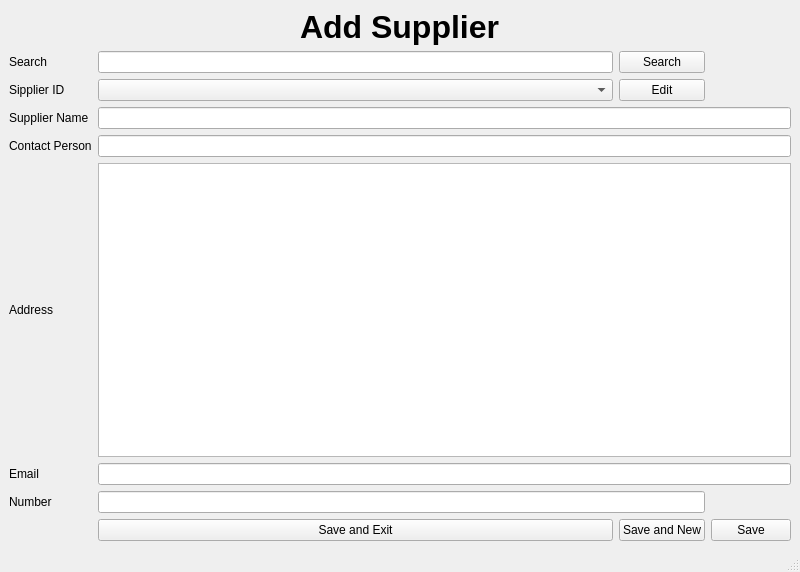
<?xml version="1.0" encoding="UTF-8"?>
<ui version="4.0">
 <class>MainWindow</class>
 <widget class="QMainWindow" name="MainWindow">
  <property name="geometry">
   <rect>
    <x>0</x>
    <y>0</y>
    <width>800</width>
    <height>572</height>
   </rect>
  </property>
  <property name="windowTitle">
   <string>Add Customer</string>
  </property>
  <widget class="QWidget" name="centralwidget">
   <layout class="QGridLayout" name="gridLayout">
    <item row="9" column="2">
     <widget class="QPushButton" name="save_n_new_btn">
      <property name="text">
       <string>Save and New</string>
      </property>
     </widget>
    </item>
    <item row="7" column="1" colspan="3">
     <widget class="QLineEdit" name="email_line_edit"/>
    </item>
    <item row="5" column="0">
     <widget class="QLabel" name="label_3">
      <property name="text">
       <string>Address</string>
      </property>
     </widget>
    </item>
    <item row="2" column="0">
     <widget class="QLabel" name="label">
      <property name="text">
       <string>Sipplier ID</string>
      </property>
     </widget>
    </item>
    <item row="0" column="0" colspan="4" alignment="Qt::AlignHCenter">
     <widget class="QLabel" name="label_8">
      <property name="font">
       <font>
        <pointsize>24</pointsize>
        <weight>75</weight>
        <bold>true</bold>
       </font>
      </property>
      <property name="text">
       <string>Add Supplier</string>
      </property>
     </widget>
    </item>
    <item row="4" column="1" colspan="3">
     <widget class="QLineEdit" name="contact_person_line_edit"/>
    </item>
    <item row="3" column="1" colspan="3">
     <widget class="QLineEdit" name="supplier_name_line_edit"/>
    </item>
    <item row="5" column="1" colspan="3">
     <widget class="QTextEdit" name="address_text_edit"/>
    </item>
    <item row="9" column="3">
     <widget class="QPushButton" name="save_btn">
      <property name="text">
       <string>Save</string>
      </property>
     </widget>
    </item>
    <item row="9" column="1">
     <widget class="QPushButton" name="save_n_exit_btn">
      <property name="text">
       <string>Save and Exit</string>
      </property>
     </widget>
    </item>
    <item row="8" column="1" colspan="2">
     <widget class="QLineEdit" name="number_line_edit"/>
    </item>
    <item row="3" column="0">
     <widget class="QLabel" name="label_2">
      <property name="text">
       <string>Supplier Name</string>
      </property>
     </widget>
    </item>
    <item row="4" column="0">
     <widget class="QLabel" name="label_4">
      <property name="text">
       <string>Contact Person</string>
      </property>
     </widget>
    </item>
    <item row="7" column="0">
     <widget class="QLabel" name="label_6">
      <property name="text">
       <string>Email</string>
      </property>
     </widget>
    </item>
    <item row="8" column="0">
     <widget class="QLabel" name="label_9">
      <property name="text">
       <string>Number</string>
      </property>
     </widget>
    </item>
    <item row="1" column="0">
     <widget class="QLabel" name="label_5">
      <property name="text">
       <string>Search</string>
      </property>
     </widget>
    </item>
    <item row="1" column="1">
     <widget class="QLineEdit" name="search"/>
    </item>
    <item row="1" column="2">
     <widget class="QPushButton" name="search_btn">
      <property name="text">
       <string>Search</string>
      </property>
     </widget>
    </item>
    <item row="2" column="1">
     <widget class="QComboBox" name="id"/>
    </item>
    <item row="2" column="2">
     <widget class="QPushButton" name="edit_btn">
      <property name="text">
       <string>Edit</string>
      </property>
     </widget>
    </item>
   </layout>
  </widget>
  <widget class="QStatusBar" name="statusbar"/>
 </widget>
 <resources/>
 <connections/>
</ui>
